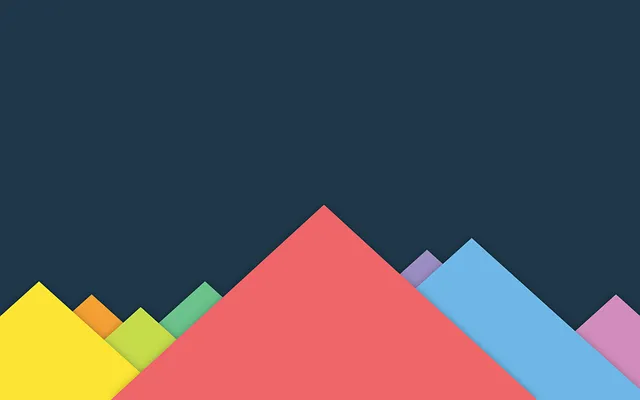
#> input picture Kepek/kep1.jpg, 640 x 400 px, found by its file name
$ python test.py
#> lines starting #> are read from the running program, lines starting #| are printed output that depends on the picture
import cv2
import numpy as np
open_mode = 1
Image = cv2.imread("C:\\Users\\deakd\\OneDrive\\Dokumentumok\\Egyetem\\Felev3\\kepfeldolgozas\\Kepek\\kep1.jpg",cv2.IMREAD_UNCHANGED)
#> Image is the input picture: shape (400, 640, 3); mean B, G, R 89.4, 81.6, 84.4
print(Image.shape)
#| (400, 640, 3)
blue_channel = Image[:,:,0]
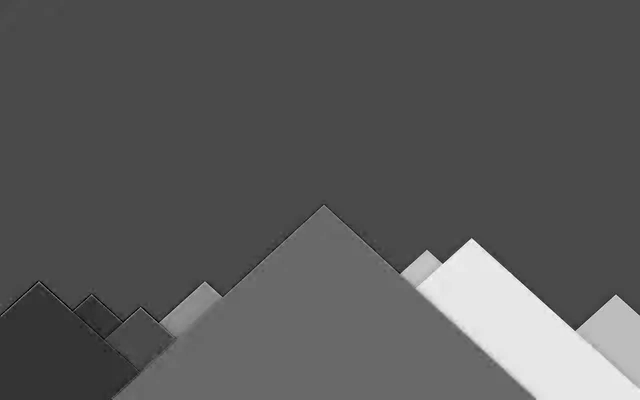
#> blue_channel: shape (400, 640); min 0, max 255, mean 89.4
blue_img = np.zeros(Image.shape)
blue_img[:,:,0] = blue_channel
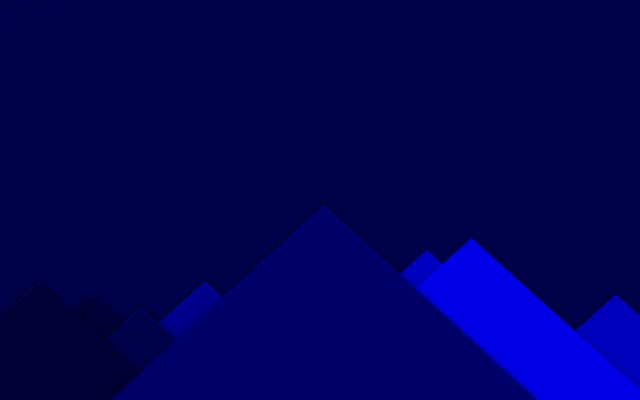
#> blue_img: shape (400, 640, 3) float64; mean of channels 0, 1, 2 89.4, 0, 0; drawn as B, G, R
cv2.imwrite("C:\\Users\\deakd\\OneDrive\\Dokumentumok\\Egyetem\\Felev3\\kepfeldolgozas\\Kepek\\kimenet.jpg",blue_img)
